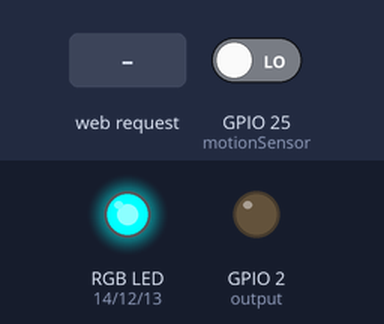
Bench run of a sketch on a simulated ESP32. Parts: an RGB LED mixed from three pins (HIGH = lit), output pins drawn as LEDs (lit = HIGH). Inputs (shaded band) come from the test bench; at power-on: GPIO 25 (motionSensor) LOW. WiFi joins after 1.5 s; servers stay silent unless stated; EEPROM starts erased; what the sketch prints to the serial monitor is not drawn.

Above: at 2.7 s.
2.8 s: HTTP request GET /?state=off received
At 4.0 s:
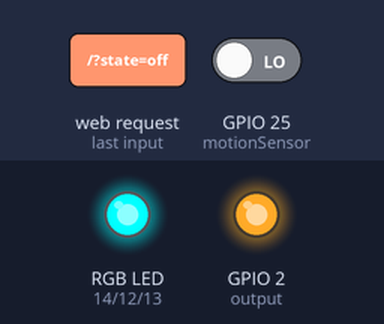
4.3 s: HTTP request GET /?state=on received
At 5.4 s:
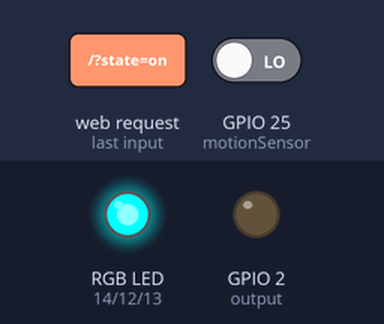
Timing chart, 0 to 7.3 s (numbered marks = the images above; inputs shaded):
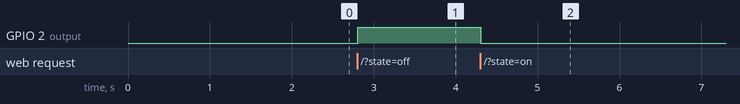

The sketch:

ESP32_WiFi_Multisensor.ino
```cpp
#include <WiFi.h>
#include <EEPROM.h>
#include "DHT.h"
#include <Adafruit_Sensor.h>

const char* ssid = "REPLACE_WITH_YOUR_SSID";
const char* password = "REPLACE_WITH_YOUR_PASSWORD";

#define DHTTYPE DHT22
#define EEPROM_SIZE 4

const int DHTPin = 27;
const int output = 2;
const int redRGB = 14;
const int greenRGB = 12;
const int blueRGB = 13;
const int motionSensor = 25;
const int ldr = 33;

DHT dht(DHTPin, DHTTYPE);
WiFiServer server(80);

static char celsiusTemp[7];
static char fahrenheitTemp[7];
static char humidityTemp[7];

String outputState = "off";
String modes[4] = {"Manual", "Auto PIR", "Auto LDR", "Auto PIR and LDR"};
String valueString = "0";
String header;

long now = 0;
long lastMeasure = 0;
boolean startTimer = false;

int selectedMode = 0;
int timer = 0;
int ldrThreshold = 0;
int armMotion = 0;
int armLdr = 0;
int pos1 = 0;
int pos2 = 0;

void detectsMovement();
void configureMode();
void outputOn();
void outputOff();

void setup() {
  dht.begin();
  Serial.begin(115200);

  pinMode(motionSensor, INPUT_PULLUP);
  attachInterrupt(digitalPinToInterrupt(motionSensor), detectsMovement, RISING);

  Serial.println("start...");

  if (!EEPROM.begin(EEPROM_SIZE)) {
    Serial.println("failed to initialise EEPROM");
    delay(1000);
  }

  Serial.println("Bytes read from Flash. Values are:");
  for (int i = 0; i < EEPROM_SIZE; i++) {
    Serial.print(byte(EEPROM.read(i)));
    Serial.print(" ");
  }
  Serial.println();

  pinMode(output, OUTPUT);
  pinMode(redRGB, OUTPUT);
  pinMode(greenRGB, OUTPUT);
  pinMode(blueRGB, OUTPUT);

  if (EEPROM.read(0) == 0) {
    outputState = "off";
    digitalWrite(output, HIGH);
  } else {
    outputState = "on";
    digitalWrite(output, LOW);
  }

  selectedMode = EEPROM.read(1);
  if (selectedMode < 0 || selectedMode > 3) selectedMode = 0;
  timer = EEPROM.read(2);
  ldrThreshold = EEPROM.read(3);
  configureMode();

  Serial.print("Connecting to ");
  Serial.println(ssid);
  WiFi.begin(ssid, password);

  while (WiFi.status() != WL_CONNECTED) {
    delay(500);
    Serial.print(".");
  }

  Serial.println();
  Serial.println("WiFi connected.");
  Serial.print("IP address: ");
  Serial.println(WiFi.localIP());
  server.begin();
}

void loop() {
  WiFiClient client = server.available();

  if (client) {
    Serial.println("New Client.");
    String currentLine = "";

    while (client.connected()) {
      if (client.available()) {
        char c = client.read();
        header += c;

        if (c == '\n') {
          if (currentLine.length() == 0) {
            client.println("HTTP/1.1 200 OK");
            client.println("Content-type:text/html; charset=utf-8");
            client.println("Connection: close");
            client.println();

            if (header.indexOf("GET /?mode=") >= 0) {
              pos1 = header.indexOf('=');
              pos2 = header.indexOf('&');
              valueString = header.substring(pos1 + 1, pos2);
              selectedMode = valueString.toInt();
              if (selectedMode < 0 || selectedMode > 3) selectedMode = 0;
              EEPROM.write(1, selectedMode);
              EEPROM.commit();
              configureMode();
            } else if (header.indexOf("GET /?state=on") >= 0) {
              outputOn();
            } else if (header.indexOf("GET /?state=off") >= 0) {
              outputOff();
            } else if (header.indexOf("GET /?timer=") >= 0) {
              pos1 = header.indexOf('=');
              pos2 = header.indexOf('&');
              valueString = header.substring(pos1 + 1, pos2);
              timer = constrain(valueString.toInt(), 0, 255);
              EEPROM.write(2, timer);
              EEPROM.commit();
            } else if (header.indexOf("GET /?ldrthreshold=") >= 0) {
              pos1 = header.indexOf('=');
              pos2 = header.indexOf('&');
              valueString = header.substring(pos1 + 1, pos2);
              ldrThreshold = constrain(valueString.toInt(), 0, 100);
              EEPROM.write(3, ldrThreshold);
              EEPROM.commit();
            }

            client.println("<!DOCTYPE html><html><head>");
            client.println("<meta name=\"viewport\" content=\"width=device-width, initial-scale=1\">");
            client.println("<link rel=\"icon\" href=\"data:,\">");
            client.println("<style>html{font-family:Helvetica;text-align:center;margin:auto}body{max-width:700px;margin:auto;padding:16px}.button{background:#4CAF50;border:0;color:white;padding:16px 40px;text-decoration:none;font-size:24px;margin:4px;cursor:pointer;border-radius:8px}.button2{background:#555}.panel{padding:12px;margin:12px;border:1px solid #ddd;border-radius:10px}select,input{font-size:16px;padding:8px}</style>");
            client.println("</head><body><h1>ESP32 Wi-Fi Multisensor</h1>");
            client.println("<div class=\"panel\"><p><strong>Selected mode:</strong> " + modes[selectedMode] + "</p>");
            client.println("<select onchange=\"setMode(this.value)\">");
            client.println("<option value=\"0\"" + String(selectedMode == 0 ? " selected" : "") + ">Manual</option>");
            client.println("<option value=\"1\"" + String(selectedMode == 1 ? " selected" : "") + ">Auto PIR</option>");
            client.println("<option value=\"2\"" + String(selectedMode == 2 ? " selected" : "") + ">Auto LDR</option>");
            client.println("<option value=\"3\"" + String(selectedMode == 3 ? " selected" : "") + ">Auto PIR and LDR</option>");
            client.println("</select></div>");

            client.println("<div class=\"panel\"><p><strong>Output state:</strong> " + outputState + "</p>");
            if (selectedMode == 0) {
              if (outputState == "off") {
                client.println("<button class=\"button\" onclick=\"outputOn()\">ON</button>");
              } else {
                client.println("<button class=\"button button2\" onclick=\"outputOff()\">OFF</button>");
              }
            }
            if (selectedMode == 1 || selectedMode == 3) {
              client.println("<p>Timer (seconds, 0-255): <input type=\"number\" value=\"" + String(timer) + "\" onchange=\"setTimer(this.value)\" min=\"0\" max=\"255\"></p>");
            }
            if (selectedMode == 2 || selectedMode == 3) {
              client.println("<p>LDR threshold (0-100%): <input type=\"number\" value=\"" + String(ldrThreshold) + "\" onchange=\"setThreshold(this.value)\" min=\"0\" max=\"100\"></p>");
            }
            client.println("</div>");

            if (header.indexOf("GET /?sensor") >= 0) {
              float h = dht.readHumidity();
              float t = dht.readTemperature();
              float f = dht.readTemperature(true);

              if (isnan(h) || isnan(t) || isnan(f)) {
                strcpy(celsiusTemp, "Failed");
                strcpy(fahrenheitTemp, "Failed");
                strcpy(humidityTemp, "Failed");
              } else {
                float hic = dht.computeHeatIndex(t, h, false);
                dtostrf(hic, 6, 2, celsiusTemp);
                float hif = dht.computeHeatIndex(f, h);
                dtostrf(hif, 6, 2, fahrenheitTemp);
                dtostrf(h, 6, 2, humidityTemp);
              }

              client.println("<div class=\"panel\"><h2>Sensor readings</h2>");
              client.println("<p>Heat index: " + String(celsiusTemp) + " &deg;C</p>");
              client.println("<p>Heat index: " + String(fahrenheitTemp) + " &deg;F</p>");
              client.println("<p>Humidity: " + String(humidityTemp) + "%</p>");
              client.println("<p><a href=\"/\"><button>Hide readings</button></a></p></div>");
            } else {
              client.println("<div class=\"panel\"><a href=\"/?sensor\"><button>View sensor readings</button></a></div>");
            }

            client.println("<script>");
            client.println("function request(path){var x=new XMLHttpRequest();x.open('GET',path,true);x.onload=function(){location.href='/';};x.send();}");
            client.println("function setMode(v){request('/?mode='+v+'&');}");
            client.println("function setTimer(v){request('/?timer='+v+'&');}");
            client.println("function setThreshold(v){request('/?ldrthreshold='+v+'&');}");
            client.println("function outputOn(){request('/?state=on');}");
            client.println("function outputOff(){request('/?state=off');}");
            client.println("</script></body></html>");
            client.println();
            break;
          } else {
            currentLine = "";
          }
        } else if (c != '\r') {
          currentLine += c;
        }
      }
    }

    header = "";
    client.stop();
    Serial.println("Client disconnected.");
  }

  now = millis();

  if (startTimer && armMotion && !armLdr) {
    if (outputState == "off") {
      outputOn();
    } else if (now - lastMeasure > (timer * 1000L)) {
      outputOff();
      startTimer = false;
    }
  }

  if (armLdr && !armMotion) {
    int ldrValue = map(analogRead(ldr), 0, 4095, 0, 100);
    if (ldrValue > ldrThreshold && outputState == "on") {
      outputOff();
    } else if (ldrValue < ldrThreshold && outputState == "off") {
      outputOn();
    }
    delay(100);
  }

  if (startTimer && armMotion && armLdr) {
    int ldrValue = map(analogRead(ldr), 0, 4095, 0, 100);
    if (ldrValue > ldrThreshold) {
      outputOff();
      startTimer = false;
    } else if (ldrValue < ldrThreshold && outputState == "off") {
      outputOn();
    } else if (now - lastMeasure > (timer * 1000L)) {
      outputOff();
      startTimer = false;
    }
  }
}

void detectsMovement() {
  if (armMotion) {
    startTimer = true;
    lastMeasure = millis();
  }
}

void configureMode() {
  if (selectedMode == 0) {
    armMotion = 0;
    armLdr = 0;
    digitalWrite(redRGB, LOW);
    digitalWrite(greenRGB, HIGH);
    digitalWrite(blueRGB, HIGH);
  } else if (selectedMode == 1) {
    outputOff();
    armMotion = 1;
    armLdr = 0;
    digitalWrite(redRGB, HIGH);
    digitalWrite(greenRGB, LOW);
    digitalWrite(blueRGB, HIGH);
  } else if (selectedMode == 2) {
    armMotion = 0;
    armLdr = 1;
    digitalWrite(redRGB, HIGH);
    digitalWrite(greenRGB, HIGH);
    digitalWrite(blueRGB, LOW);
  } else if (selectedMode == 3) {
    outputOff();
    armMotion = 1;
    armLdr = 1;
    digitalWrite(redRGB, LOW);
    digitalWrite(greenRGB, HIGH);
    digitalWrite(blueRGB, LOW);
  }
}

void outputOn() {
  outputState = "on";
  digitalWrite(output, LOW);
  EEPROM.write(0, 1);
  EEPROM.commit();
}

void outputOff() {
  outputState = "off";
  digitalWrite(output, HIGH);
  EEPROM.write(0, 0);
  EEPROM.commit();
}
```

Measured:
- after the input at 2.8 s, GPIO 2 (output): LOW → HIGH at once
- after the input at 4.3 s, GPIO 2 (output): HIGH → LOW at once
